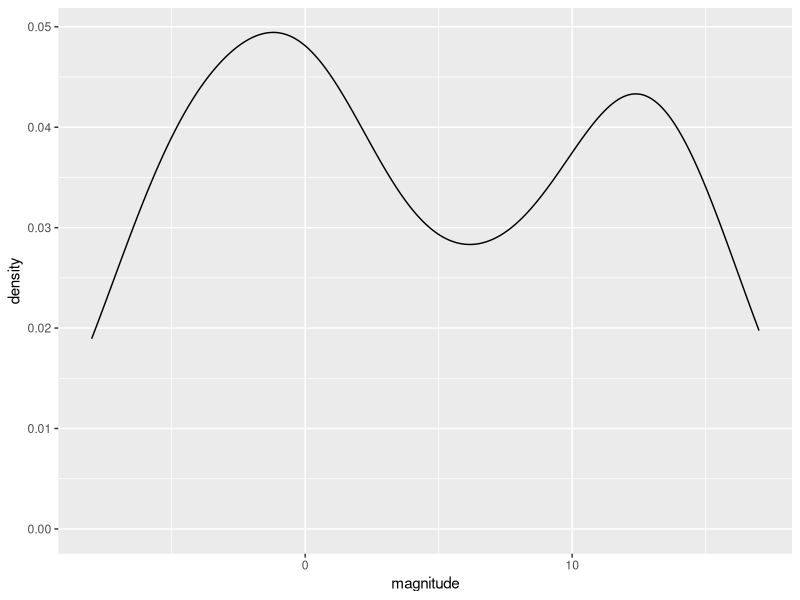
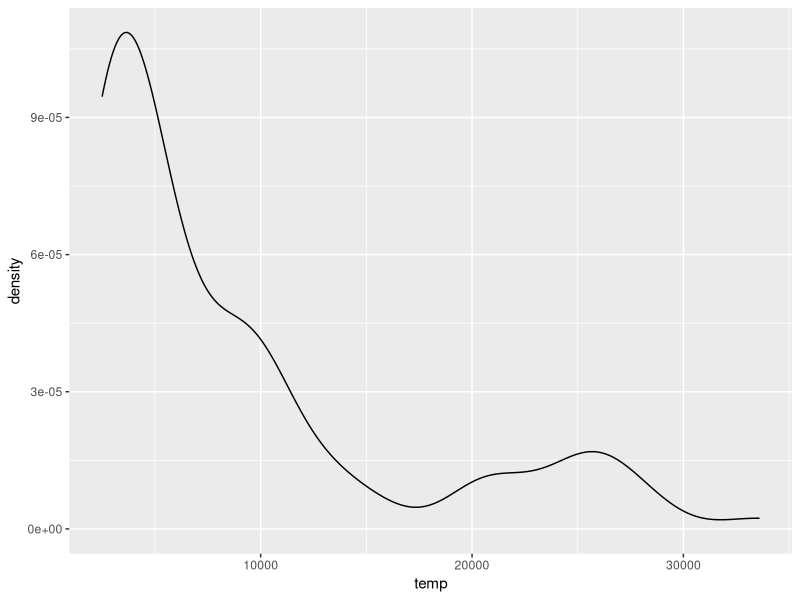
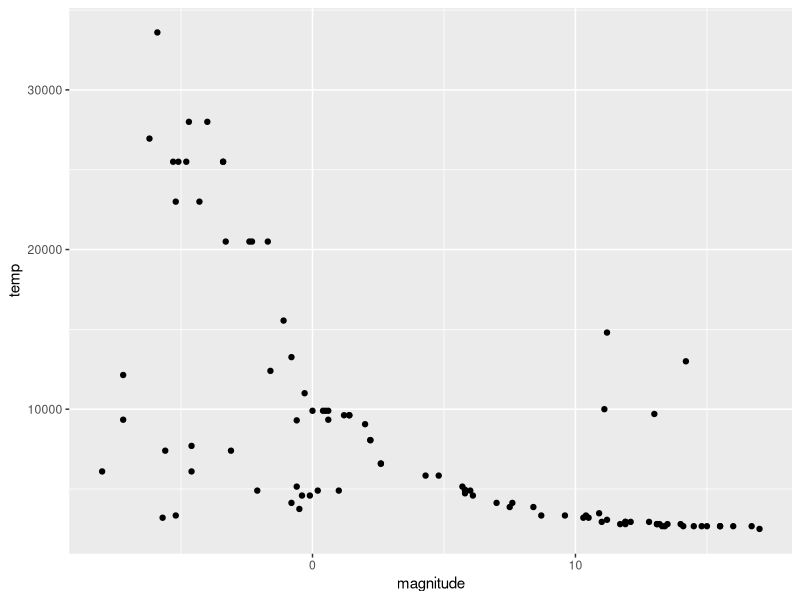
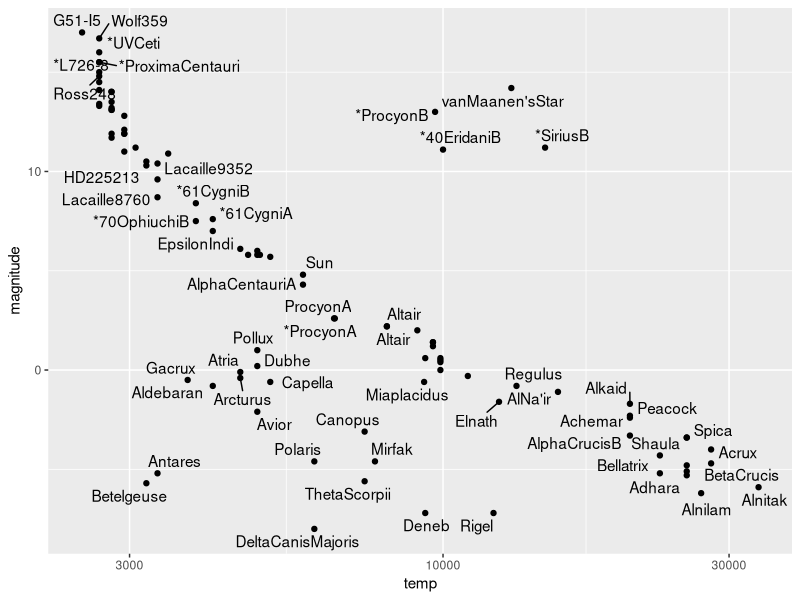
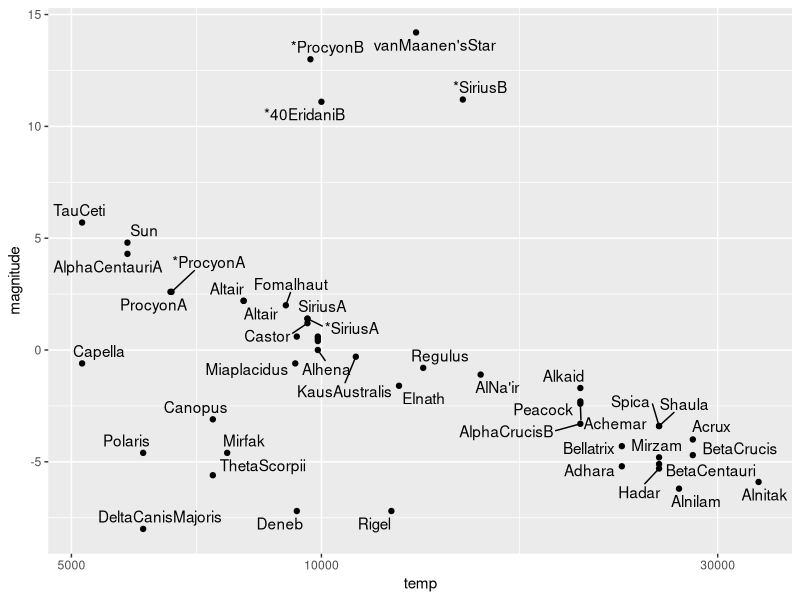
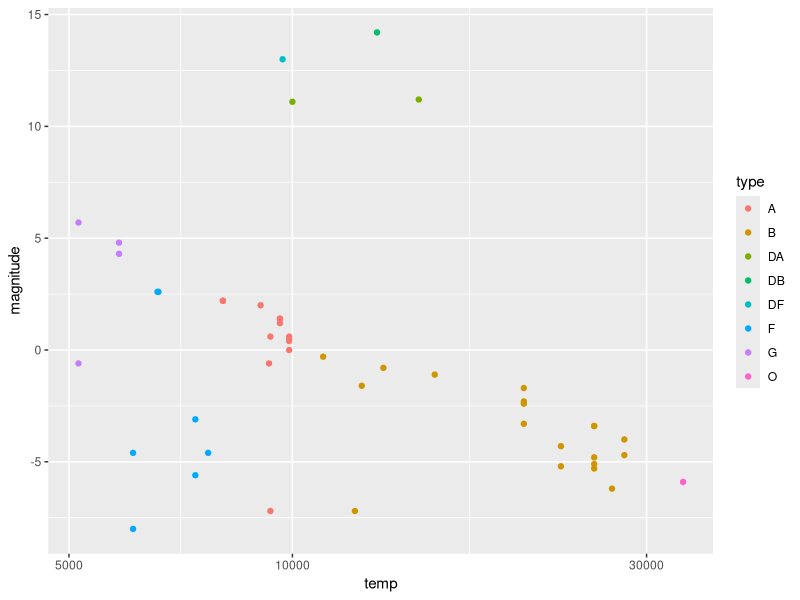

R code for these plots, in order:
library(tidyverse)
library(dslabs)
data(stars)
options(digits = 3)   # report 3 significant digits

str(stars)

mean(stars$magnitude)
sd(stars$magnitude)

#Make a density plot of the magnitude.
stars %>% ggplot(aes(magnitude)) + geom_density()

#Examine the distribution of star temperature.
stars %>% ggplot(aes(temp)) + geom_density()

#Make a scatter plot of the data with temperature on the x-axis and magnitude on the y-axis and examine the relationship between the variables. Recall that lower magnitude means a more luminous (brighter) star.
stars %>% ggplot(aes(magnitude, temp)) + geom_point()

library(ggrepel)
stars %>% ggplot(aes(temp, magnitude, label=star)) + geom_point() + scale_x_continuous(trans = "log10") + geom_text_repel()

stars %>% filter (temp>5000) %>% ggplot(aes(temp, magnitude, label=star)) + geom_point() + scale_x_continuous(trans = "log10") + geom_text_repel()


stars %>% filter (temp>5000) %>% ggplot(aes(temp, magnitude, color=type)) + geom_point() + scale_x_continuous(trans = "log10")
